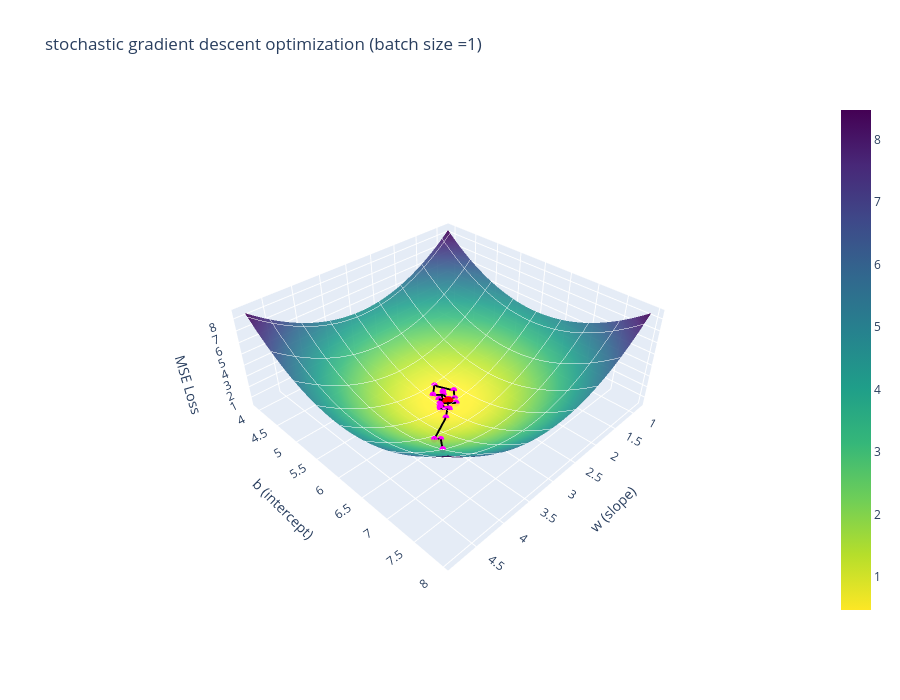

Here is the notebook cell this chart was saved with:
### Code cell
search_path_plot(stochastic_gradient_path1, title='stochastic gradient descent optimization (batch size =1)')

### Figure 1 — Plotly figure (JSON) as saved in the notebook; plotly's stock layout.template omitted (floating-point values rounded to 4 significant figures; data arrays with more than 128 entries replaced by an {"elided": "..."} marker saying what was removed)
{"data": [{"colorscale": [[0, "#fde725"], [0.1111, "#b5de2b"], [0.2222, "#6ece58"], [0.3333, "#35b779"], [0.4444, "#1f9e89"], [0.5556, "#26828e"], [0.6667, "#31688e"], [0.7778, "#3e4989"], [0.8889, "#482878"], [1, "#440154"]], "contours": {"x": {"color": "white", "show": true}, "y": {"color": "white", "show": true}}, "opacity": 0.9, "showscale": true, "type": "surface", "x": {"elided": "100x100 float values"}, "y": {"elided": "100x100 float values"}, "z": {"elided": "100x100 float values"}}, {"line": {"color": "black", "width": 4}, "marker": {"color": "magenta", "size": 4}, "mode": "lines+markers", "showlegend": false, "type": "scatter3d", "x": [4, 3.702], "y": [7, 6.657], "z": [2.893, 1.694]}, {"line": {"color": "black", "width": 4}, "marker": {"color": "magenta", "size": 4}, "mode": "lines+markers", "showlegend": false, "type": "scatter3d", "x": [3.702, 3.7], "y": [6.657, 6.655], "z": [1.694, 1.689]}, {"line": {"color": "black", "width": 4}, "marker": {"color": "magenta", "size": 4}, "mode": "lines+markers", "showlegend": false, "type": "scatter3d", "x": [3.7, 3.77], "y": [6.655, 6.598], "z": [1.689, 1.734]}, {"line": {"color": "black", "width": 4}, "marker": {"color": "magenta", "size": 4}, "mode": "lines+markers", "showlegend": false, "type": "scatter3d", "x": [3.77, 3.155], "y": [6.598, 6.206], "z": [1.734, 0.6281]}, {"line": {"color": "black", "width": 4}, "marker": {"color": "magenta", "size": 4}, "mode": "lines+markers", "showlegend": false, "type": "scatter3d", "x": [3.155, 2.785], "y": [6.206, 5.902], "z": [0.6281, 0.4768]}, {"line": {"color": "black", "width": 4}, "marker": {"color": "magenta", "size": 4}, "mode": "lines+markers", "showlegend": false, "type": "scatter3d", "x": [2.785, 2.798], "y": [5.902, 5.893], "z": [0.4768, 0.476]}, {"line": {"color": "black", "width": 4}, "marker": {"color": "magenta", "size": 4}, "mode": "lines+markers", "showlegend": false, "type": "scatter3d", "x": [2.798, 2.777], "y": [5.893, 5.77], "z": [0.476, 0.5074]}, {"line": {"color": "black", "width": 4}, "marker": {"color": "magenta", "size": 4}, "mode": "lines+markers", "showlegend": false, "type": "scatter3d", "x": [2.777, 2.905], "y": [5.77, 5.665], "z": [0.5074, 0.5527]}, {"line": {"color": "black", "width": 4}, "marker": {"color": "magenta", "size": 4}, "mode": "lines+markers", "showlegend": false, "type": "scatter3d", "x": [2.905, 2.74], "y": [5.665, 5.531], "z": [0.5527, 0.657]}, {"line": {"color": "black", "width": 4}, "marker": {"color": "magenta", "size": 4}, "mode": "lines+markers", "showlegend": false, "type": "scatter3d", "x": [2.74, 2.592], "y": [5.531, 5.815], "z": [0.657, 0.5558]}, {"line": {"color": "black", "width": 4}, "marker": {"color": "magenta", "size": 4}, "mode": "lines+markers", "showlegend": false, "type": "scatter3d", "x": [2.592, 2.713], "y": [5.815, 5.955], "z": [0.5558, 0.4896]}, {"line": {"color": "black", "width": 4}, "marker": {"color": "magenta", "size": 4}, "mode": "lines+markers", "showlegend": false, "type": "scatter3d", "x": [2.713, 2.905], "y": [5.955, 5.797], "z": [0.4896, 0.4956]}, {"line": {"color": "black", "width": 4}, "marker": {"color": "magenta", "size": 4}, "mode": "lines+markers", "showlegend": false, "type": "scatter3d", "x": [2.905, 2.775], "y": [5.797, 6.046], "z": [0.4956, 0.4856]}, {"line": {"color": "black", "width": 4}, "marker": {"color": "magenta", "size": 4}, "mode": "lines+markers", "showlegend": false, "type": "scatter3d", "x": [2.775, 2.97], "y": [6.046, 5.885], "z": [0.4856, 0.488]}, {"line": {"color": "black", "width": 4}, "marker": {"color": "magenta", "size": 4}, "mode": "lines+markers", "showlegend": false, "type": "scatter3d", "x": [2.97, 3.022], "y": [5.885, 5.945], "z": [0.488, 0.4989]}, {"line": {"color": "black", "width": 4}, "marker": {"color": "magenta", "size": 4}, "mode": "lines+markers", "showlegend": false, "type": "scatter3d", "x": [3.022, 3.056], "y": [5.945, 5.983], "z": [0.4989, 0.5126]}, {"line": {"color": "black", "width": 4}, "marker": {"color": "magenta", "size": 4}, "mode": "lines+markers", "showlegend": false, "type": "scatter3d", "x": [3.056, 2.999], "y": [5.983, 6.048], "z": [0.5126, 0.5016]}, {"line": {"color": "black", "width": 4}, "marker": {"color": "magenta", "size": 4}, "mode": "lines+markers", "showlegend": false, "type": "scatter3d", "x": [2.999, 2.953], "y": [6.048, 6.077], "z": [0.5016, 0.4969]}, {"line": {"color": "black", "width": 4}, "marker": {"color": "magenta", "size": 4}, "mode": "lines+markers", "showlegend": false, "type": "scatter3d", "x": [2.953, 2.981], "y": [6.077, 5.918], "z": [0.4969, 0.4874]}, {"line": {"color": "black", "width": 4}, "marker": {"color": "magenta", "size": 4}, "mode": "lines+markers", "showlegend": false, "type": "scatter3d", "x": [2.981, 2.732], "y": [5.918, 5.714], "z": [0.4874, 0.5393]}, {"marker": {"color": "red", "size": 7}, "mode": "markers", "name": "Minimum", "showlegend": false, "type": "scatter3d", "x": [2.852], "y": [5.948], "z": [0.4701]}], "layout": {"height": 700, "scene": {"aspectratio": {"x": 1, "y": 1, "z": 0.4}, "xaxis": {"title": {"text": "w (slope)"}}, "yaxis": {"title": {"text": "b (intercept)"}}, "zaxis": {"title": {"text": "MSE Loss"}}}, "title": {"text": "stochastic gradient descent optimization (batch size =1)"}, "width": 900}}
